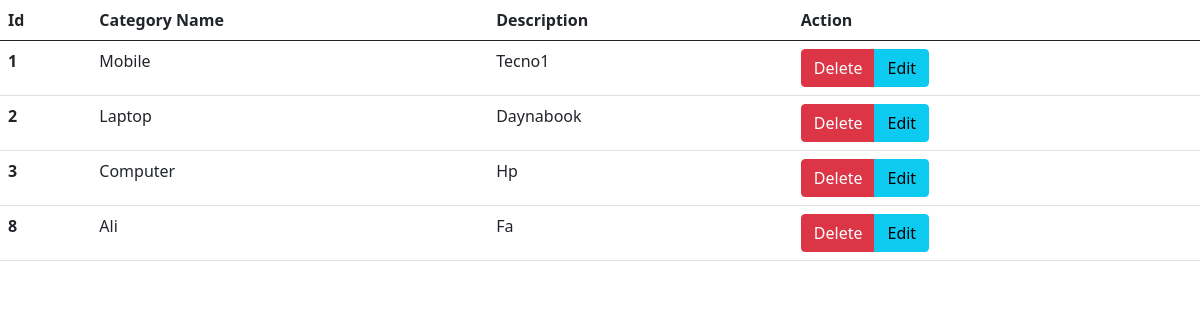
The page /classten010/display2.php on the database its author committed.
### tables this page shows
CREATE TABLE `category` (
  `id` int NOT NULL,
  `category_name` varchar(255) NOT NULL,
  `category_description` text NOT NULL
);

### classten010/display2.php (the view, shortened to what this page needs)
<?php
class AdminBack{
    private $conn;
    public function __construct(){
    $dbhost = "localhost" ;
      $dbuser = "root";
      $dbpass = "";
      $dbname = "database03";
      $this->conn=mysqli_connect($dbhost,$dbuser,$dbpass,$dbname);
    }
  public function display_category(){
    $sql="SELECT*FROM category";
   $result=mysqli_query($this->conn,$sql);
   if($result){
    return $result;
  }
  }
  }
  $obj=new AdminBack();
?>
<!doctype html>
<html lang="en">
  <head>
    <link href="https://cdn.jsdelivr.net/npm/bootstrap@5.0.2/dist/css/bootstrap.min.css" rel="stylesheet">
  </head>
  <body>
  <table class="table">
  <thead class="thead-dark">
    <tr>
      <th scope="col">Id</th>
      <th scope="col">Category Name</th>
      <th scope="col">Description</th>
      <th scope="col">Action</th>
    </tr>
  </thead>
  <tbody>
    <?php
    $data=$obj->display_category();
    while($row=mysqli_fetch_assoc($data)){
    ?>
  <tr>
      <th scope="row"><?php echo $row['id']; ?></th>
      <td><?php echo $row['category_name']; ?></td>
      <td><?php echo $row['category_description']; ?></td>
      <td>
<div class="btn-group">
<a href="?status=delete&&id=<?php echo $row['id']; ?>" class="btn btn-danger">Delete</a>
<a href="editpage.php?status=edit&&id=<?php echo $row['id']; ?>" class="btn btn-info">Edit</a>
</div>
      </td>
    </tr>
  <?php }
  ?>
  </tbody>
</table>
  </body>
</html>

### rows shown on the page
category: id "1", category_name "Mobile", category_description "Tecno1"
category: id "2", category_name "Laptop", category_description "Daynabook"
category: id "3", category_name "Computer", category_description "Hp"
category: id "8", category_name "Ali", category_description "Fa"
